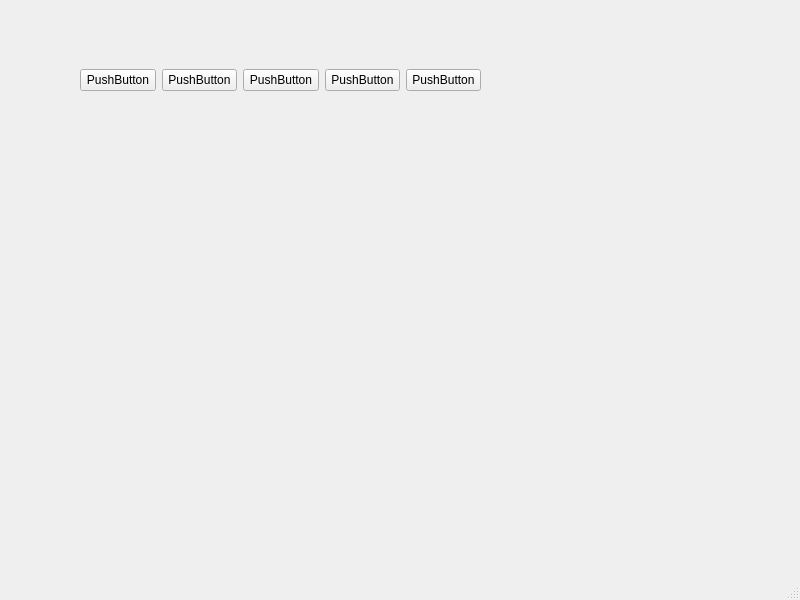
<?xml version="1.0" encoding="UTF-8"?>
<ui version="4.0">
 <class>MainWindow</class>
 <widget class="QMainWindow" name="MainWindow">
  <property name="geometry">
   <rect>
    <x>0</x>
    <y>0</y>
    <width>800</width>
    <height>600</height>
   </rect>
  </property>
  <property name="windowTitle">
   <string>MainWindow</string>
  </property>
  <widget class="QWidget" name="centralwidget">
   <widget class="QWidget" name="horizontalLayoutWidget">
    <property name="geometry">
     <rect>
      <x>80</x>
      <y>40</y>
      <width>401</width>
      <height>80</height>
     </rect>
    </property>
    <layout class="QHBoxLayout" name="horizontalLayout">
     <item>
      <widget class="QPushButton" name="pushButton_5">
       <property name="text">
        <string>PushButton</string>
       </property>
      </widget>
     </item>
     <item>
      <widget class="QPushButton" name="pushButton_4">
       <property name="text">
        <string>PushButton</string>
       </property>
      </widget>
     </item>
     <item>
      <widget class="QPushButton" name="pushButton_3">
       <property name="text">
        <string>PushButton</string>
       </property>
      </widget>
     </item>
     <item>
      <widget class="QPushButton" name="pushButton_2">
       <property name="text">
        <string>PushButton</string>
       </property>
      </widget>
     </item>
     <item>
      <widget class="QPushButton" name="pushButton">
       <property name="text">
        <string>PushButton</string>
       </property>
      </widget>
     </item>
    </layout>
   </widget>
  </widget>
  <widget class="QMenuBar" name="menubar">
   <property name="geometry">
    <rect>
     <x>0</x>
     <y>0</y>
     <width>800</width>
     <height>23</height>
    </rect>
   </property>
  </widget>
  <widget class="QStatusBar" name="statusbar"/>
 </widget>
 <resources/>
 <connections/>
</ui>
